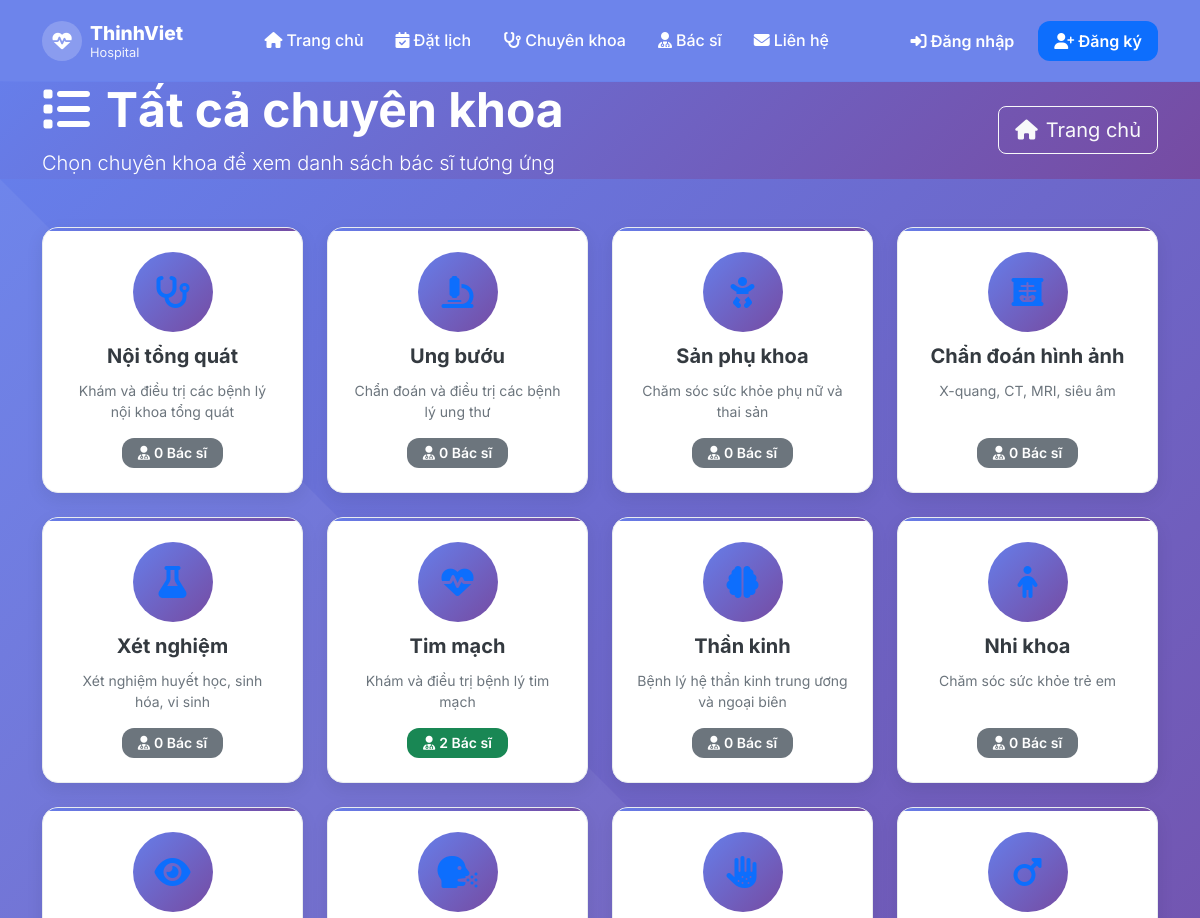
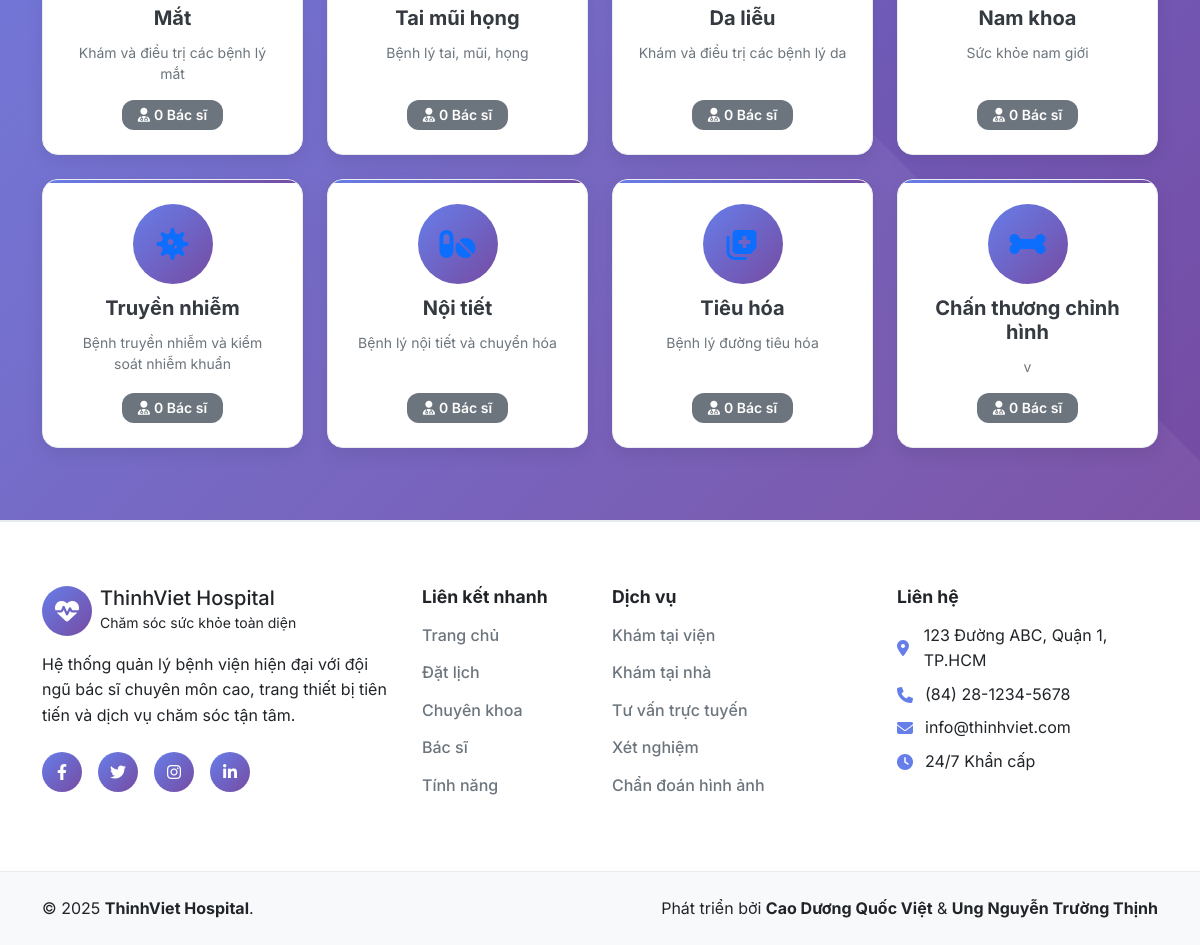
The page /specialties_all on the database its author committed (2 pictures, top to bottom).
### tables this page shows
CREATE TABLE `chuyen_khoa` (
  `id` int(11) NOT NULL,
  `ten` varchar(100) NOT NULL,
  `slug` varchar(120) DEFAULT NULL,
  `mo_ta` text DEFAULT NULL,
  `icon` varchar(100) DEFAULT NULL,
  `thu_tu` int(11) DEFAULT 0,
  `trang_thai` enum('active','inactive') DEFAULT 'active',
  `ngay_tao` timestamp NOT NULL DEFAULT current_timestamp(),
  `ngay_cap_nhat` timestamp NOT NULL DEFAULT current_timestamp() ON UPDATE current_timestamp()
);

### Controllers/DoctorController.php (called while the page is built, shortened)
<?php
class DoctorController
{
    public function specialtiesAll()
    {
        require_once 'Models/Specialty.php';
        $spModel = new Specialty();
        if (method_exists($spModel, 'allWithDoctorCounts')) {
            $specialties = $spModel->allWithDoctorCounts();
        } else {
            $specialties = $spModel->all();
        }
        include 'Views/doctor/specialties_all.php';
    }
}

### config/database.php (called while the page is built, shortened)
<?php
class Database
{
    private $host;
    private $db_name;
    private $username;
    private $password;
    public function __construct()
    {
        $this->host = $_ENV['DB_HOST'] ?? getenv('DB_HOST') ?? 'localhost';
        $this->db_name = $_ENV['DB_NAME'] ?? getenv('DB_NAME') ?? 'hospital_management';
        $this->username = $_ENV['DB_USER'] ?? getenv('DB_USER') ?? 'root';
        $this->password = $_ENV['DB_PASS'] ?? getenv('DB_PASS') ?? '';
    }
    private function loadEnvFile()
    {
        $envFile = __DIR__ . '/../.env';
    }
    public function getConnection()
    {
        $this->conn = null;
        try {
            $this->conn = new PDO("mysql:host=" . $this->host . ";dbname=" . $this->db_name, $this->username, $this->password);
            $this->conn->exec("set names utf8");
            $this->conn->setAttribute(PDO::ATTR_ERRMODE, PDO::ERRMODE_EXCEPTION);
        } catch (PDOException $exception) {
            error_log("Database connection error: " . $exception->getMessage());
            echo "Database connection failed. Please try again later.";
        }
        return $this->conn;
    }
}

### Models/Specialty.php (called while the page is built, shortened)
<?php
require_once 'config/database.php';
class Specialty
{
    private $conn;
    private $table = 'chuyen_khoa';
    public function __construct()
    {
        $db = new Database();
        $this->conn = $db->getConnection();
    }
    public function allWithDoctorCounts()
    {
        $sql = "SELECT ck.id, ck.ten, ck.slug, ck.mo_ta, ck.icon, ck.thu_tu, ck.trang_thai,
                       COUNT(bs.id) AS doctor_count
                FROM {$this->table} ck
                LEFT JOIN bac_si bs ON bs.chuyen_khoa_id = ck.id
                GROUP BY ck.id, ck.ten, ck.slug, ck.mo_ta, ck.icon, ck.thu_tu, ck.trang_thai
                ORDER BY ck.thu_tu, ck.ten";
        $stmt = $this->conn->prepare($sql);
        $stmt->execute();
        return $stmt->fetchAll(PDO::FETCH_ASSOC);
    }
}

### Views/doctor/specialties_all.php (the view, shortened to what this page needs)
<?php $page_title = 'Tất cả chuyên khoa';
include 'Views/layouts/header.php'; ?>
<section class="page-header bg-gradient-primary text-white" style="margin-top: 81px;">
    <div class="container">
        <div class="row align-items-center">
            <div class="col-lg-8">
                <h1 class="display-5 fw-bold mb-2"><i class="fas fa-list me-3"></i>Tất cả chuyên khoa</h1>
                <p class="lead mb-0">Chọn chuyên khoa để xem danh sách bác sĩ tương ứng</p>
            </div>
            <div class="col-lg-4 text-lg-end">
                <a href="./home" class="btn btn-outline-light btn-lg"><i class="fas fa-home me-2"></i>Trang chủ</a>
            </div>
        </div>
    </div>
</section>
<section class="doctors-section py-5">
    <div class="container">
        <div class="row">
            <?php foreach (($specialties ?? []) as $sp):
                $iconClass = !empty($sp['icon']) ? $sp['icon'] : 'fas fa-stethoscope';
                $count = isset($sp['doctor_count']) ? (int)$sp['doctor_count'] : 0;
                $badgeColor = $count > 0 ? 'success' : 'secondary';
            ?>
            <div class="col-lg-3 col-md-4 col-sm-6 mb-4 d-flex">
                <a class="text-decoration-none text-reset d-block h-100 w-100"
                    href="./doctors_by_specialty?slug=<?php echo urlencode($sp['slug'] ?? ''); ?>">
                    <div class="specialty-card animate-on-scroll h-100">
                        <div class="specialty-icon"><i class="<?php echo htmlspecialchars($iconClass); ?>"></i></div>
                        <h5><?php echo htmlspecialchars($sp['ten']); ?></h5>
                        <p><?php echo htmlspecialchars($sp['mo_ta'] ?? ''); ?></p>
                        <div class="doctor-count">
                            <span class="badge bg-<?php echo $badgeColor; ?>">
                                <i class="fas fa-user-md me-1"></i><?php echo $count; ?> Bác sĩ
                            </span>
                        </div>
                    </div>
                </a>
            </div>
            <?php endforeach; ?>
        </div>
    </div>
</section>
<?php include 'Views/layouts/footer.php'; ?>

### index.php (shortened to what this page needs)
<?php
require_once 'Controllers/DoctorController.php';
$doctorController = new DoctorController();
$action = $_GET['action'] ?? 'home';
switch ($action) {
    case 'specialties_all':
        $doctorController->specialtiesAll();
        break;
}

### Views/layouts/header.php (shortened to what this page needs)
<!DOCTYPE html>
<html lang="vi">
<head>
    <link href="https://cdn.jsdelivr.net/npm/bootstrap@5.3.0/dist/css/bootstrap.min.css" rel="stylesheet">
    <link href="https://cdnjs.cloudflare.com/ajax/libs/font-awesome/6.4.0/css/all.min.css" rel="stylesheet">
    <link rel="stylesheet" href="./assets/css/home.css?v=<?php echo filemtime('./assets/css/home.css'); ?>">
    <link rel="stylesheet" href="./assets/css/theme.css?v=<?php echo filemtime('./assets/css/theme.css'); ?>">
</head>
<body>
    <nav class="navbar navbar-expand-lg navbar-dark fixed-top" id="mainNav">
        <div class="container">
            <a class="navbar-brand d-flex align-items-center" href="./home">
                <div class="brand-icon me-2">
                    <i class="fas fa-heartbeat"></i>
                </div>
                <div class="brand-text">
                    <span class="brand-name">ThinhViet</span>
                    <span class="brand-subtitle">Hospital</span>
                </div>
            </a>
            <div class="collapse navbar-collapse" id="navbarNav">
                <ul class="navbar-nav mx-auto">
                    <li class="nav-item">
                        <a class="nav-link" href="home">
                            <i class="fas fa-home me-1"></i>Trang chủ
                        </a>
                    </li>
                    <li class="nav-item">
                        <a class="nav-link" href="doctor_team">
                            <i class="fas fa-calendar-check me-1"></i>Đặt lịch
                        </a>
                    </li>
                    <li class="nav-item">
                        <a class="nav-link" href="./home#chuyenkhoa">
                            <i class="fas fa-stethoscope me-1"></i>Chuyên khoa
                        </a>
                    </li>
                    <li class="nav-item">
                        <a class="nav-link" href="./home#doctors">
                            <i class="fas fa-user-md me-1"></i>Bác sĩ
                        </a>
                    </li>
                    <li class="nav-item">
                        <a class="nav-link" href="./contact">
                            <i class="fas fa-envelope me-1"></i>Liên hệ
                        </a>
                    </li>
                </ul>
                <ul class="navbar-nav">
                    <?php if (!isset($_SESSION['user_id'])) : ?>
                    <li class="nav-item">
                        <a class="nav-link btn btn-outline-light btn-sm px-3" href="login">
                            <i class="fas fa-sign-in-alt me-1"></i>Đăng nhập
                        </a>
                    </li>
                    <li class="nav-item ms-2">
                        <a class="nav-link btn btn-primary btn-sm px-3" href="./register">
                            <i class="fas fa-user-plus me-1"></i>Đăng ký
                        </a>
                    </li>
                    <?php endif; ?>
                </ul>
            </div>
        </div>
    </nav>

### Views/layouts/footer.php (shortened to what this page needs)
<footer class="footer-section">
    <div class="footer-top">
        <div class="container">
            <div class="row">
                <div class="col-lg-4 col-md-6 mb-4">
                    <div class="footer-widget">
                        <div class="footer-logo mb-3">
                            <div class="d-flex align-items-center">
                                <div class="footer-brand-icon me-2">
                                    <i class="fas fa-heartbeat"></i>
                                </div>
                                <div>
                                    <h5 class="mb-0 text-dark">ThinhViet Hospital</h5>
                                    <small class="text-dark">Chăm sóc sức khỏe toàn diện</small>
                                </div>
                            </div>
                        </div>
                        <p class="text-dark mb-3">
                            Hệ thống quản lý bệnh viện hiện đại với đội ngũ bác sĩ chuyên môn cao,
                            trang thiết bị tiên tiến và dịch vụ chăm sóc tận tâm.
                        </p>
                        <div class="social-links">
                            <a href="#" class="social-link"><i class="fab fa-facebook-f"></i></a>
                            <a href="#" class="social-link"><i class="fab fa-twitter"></i></a>
                            <a href="#" class="social-link"><i class="fab fa-instagram"></i></a>
                            <a href="#" class="social-link"><i class="fab fa-linkedin-in"></i></a>
                        </div>
                    </div>
                </div>
                <div class="col-lg-2 col-md-6 mb-4">
                    <div class="footer-widget">
                        <h6 class="text-dark mb-3">Liên kết nhanh</h6>
                        <ul class="footer-links">
                            <li><a href="#home">Trang chủ</a></li>
                            <li><a href="#appointment">Đặt lịch</a></li>
                            <li><a href="#chuyenkhoa">Chuyên khoa</a></li>
                            <li><a href="#doctors">Bác sĩ</a></li>
                            <li><a href="#features">Tính năng</a></li>
                        </ul>
                    </div>
                </div>
                <div class="col-lg-3 col-md-6 mb-4">
                    <div class="footer-widget">
                        <h6 class="text-dark mb-3">Dịch vụ</h6>
                        <ul class="footer-links">
                            <li><a href="./hospital_appointment">Khám tại viện</a></li>
                            <li><a href="./home_visit_booking">Khám tại nhà</a></li>
                            <li><a href="./consultation_booking">Tư vấn trực tuyến</a></li>
                            <li><a href="#">Xét nghiệm</a></li>
                            <li><a href="#">Chẩn đoán hình ảnh</a></li>
                        </ul>
                    </div>
                </div>
                <div class="col-lg-3 col-md-6 mb-4">
                    <div class="footer-widget">
                        <h6 class="text-dark mb-3">Liên hệ</h6>
                        <div class="contact-info">
                            <div class="contact-item mb-2">
                                <i class="fas fa-map-marker-alt me-2"></i>
                                <span class="text-dark">123 Đường ABC, Quận 1, TP.HCM</span>
                            </div>
                            <div class="contact-item mb-2">
                                <i class="fas fa-phone me-2"></i>
                                <span class="text-dark">(84) 28-1234-5678</span>
                            </div>
                            <div class="contact-item mb-2">
                                <i class="fas fa-envelope me-2"></i>
                                <span class="text-dark">info@thinhviet.com</span>
                            </div>
                            <div class="contact-item">
                                <i class="fas fa-clock me-2"></i>
                                <span class="text-dark">24/7 Khẩn cấp</span>
                            </div>
                        </div>
                    </div>
                </div>
            </div>
        </div>
    </div>
    <div class="footer-bottom">
        <div class="container">
            <div class="row align-items-center">
                <div class="col-md-6">
                    <p class="mb-0 text-dark">
                        &copy; 2025 <strong>ThinhViet Hospital</strong>.
                    </p>
                </div>
                <div class="col-md-6 text-md-end">
                    <p class="mb-0 text-dark">
                        Phát triển bởi <strong>Cao Dương Quốc Việt</strong> & <strong>Ung Nguyễn Trường
                            Thịnh</strong>
                    </p>
                </div>
            </div>
        </div>
    </div>
</footer>
</body>
</html>

### assets/css/theme.css (style rules this page uses)
:root { --primary: #0d6efd; --primary-600: #0b5ed7; --primary-100: #eaf3ff; --bg: #ffffff; --text: #1f2937; --muted: #6b7280; --border: #e5e7eb; --card-bg: #ffffff; --shadow: 0 8px 24px rgba(0, 0, 0, 0.08); --radius: 14px; }
body { background: var(--bg); color: var(--text); }
.btn-primary { background: var(--primary); border-color: var(--primary); }

### Views/doctor/specialties_all.php (style rules this page uses)
.specialty-card { background: #fff; border-radius: 16px; box-shadow: 0 6px 18px rgba(0, 0, 0, 0.08); border: 1px solid #e9ecef; padding: 1.5rem; text-align: center; transition: all .25s; display: flex; flex-direction: column; }
.specialty-icon { font-size: 2rem; color: #0d6efd; margin-bottom: .75rem }
.doctor-count { margin-top: auto; }

### rows shown on the page
chuyen_khoa: ten "Nội tổng quát", mo_ta "Khám và điều trị các bệnh lý nội khoa tổng quát", count "0"
chuyen_khoa: ten "Ung bướu", mo_ta "Chẩn đoán và điều trị các bệnh lý ung thư", count "0"
chuyen_khoa: ten "Sản phụ khoa", mo_ta "Chăm sóc sức khỏe phụ nữ và thai sản", count "0"
chuyen_khoa: ten "Chẩn đoán hình ảnh", mo_ta "X-quang, CT, MRI, siêu âm", count "0"
chuyen_khoa: ten "Xét nghiệm", mo_ta "Xét nghiệm huyết học, sinh hóa, vi sinh", count "0"
chuyen_khoa: ten "Tim mạch", mo_ta "Khám và điều trị bệnh lý tim mạch", count "2"
chuyen_khoa: ten "Thần kinh", mo_ta "Bệnh lý hệ thần kinh trung ương và ngoại biên", count "0"
chuyen_khoa: ten "Nhi khoa", mo_ta "Chăm sóc sức khỏe trẻ em", count "0"
chuyen_khoa: ten "Mắt", mo_ta "Khám và điều trị các bệnh lý mắt", count "0"
chuyen_khoa: ten "Tai mũi họng", mo_ta "Bệnh lý tai, mũi, họng", count "0"
chuyen_khoa: ten "Da liễu", mo_ta "Khám và điều trị các bệnh lý da", count "0"
chuyen_khoa: ten "Nam khoa", mo_ta "Sức khỏe nam giới", count "0"
chuyen_khoa: ten "Truyền nhiễm", mo_ta "Bệnh truyền nhiễm và kiểm soát nhiễm khuẩn", count "0"
chuyen_khoa: ten "Nội tiết", mo_ta "Bệnh lý nội tiết và chuyển hóa", count "0"
chuyen_khoa: ten "Tiêu hóa", mo_ta "Bệnh lý đường tiêu hóa", count "0"
chuyen_khoa: ten "Chấn thương chỉnh hình", mo_ta "v", count "0"
